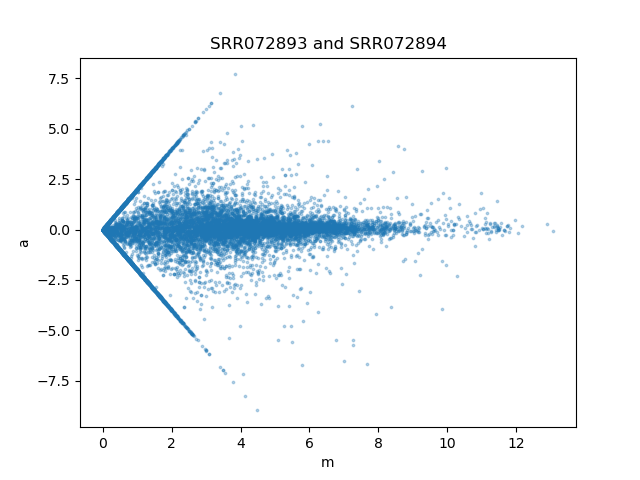

This figure's Python source:
#!/usr/bin/env python3

"""
Usage: ./ma-plot.py <ctab1> <ctab2>
./03-timecourse.py FBtr0331261 ~/qbb2019/data/samples.csv all.csv
Create a time course of a given transcript for feamles and males

../results/stringtie/SRR72...
../results/stringtie SRR072916 SRR072915 SRR072914 
"""
#you just have to import two ctab files

import sys
import pandas as pd
import matplotlib.pyplot as plt
import numpy as np
import os


name1 = sys.argv[1].split(os.sep)[-2]
ctab1 = pd.read_csv(sys.argv[1], sep="\t", index_col="t_name")

name2 = sys.argv[2].split(os.sep)[-2]
ctab2 = pd.read_csv(sys.argv[2], sep="\t", index_col="t_name")

#fpkm = {"sample1" : [1, 2, 3]
#        "sample2" : [4, 5, 6]}

fpkm = {name1 : ctab1.loc[:,"FPKM"],
        name2 : ctab2.loc[:,"FPKM"]}

df = pd.DataFrame(fpkm)
df += 1

#print(df)
#print(type(df))

r =df.loc[:,name2]
g =df.loc[:,name1]
m = np.log2(r/g)
a = .5 * np.log2(r*g)

fig, ax = plt.subplots()
ax.scatter( x=a, y=m, s = 3, alpha = .3)
ax.set_title("SRR072893 and SRR072894")
ax.set_xlabel("m")
ax.set_ylabel("a")
fig.savefig("ma-plot.png")
plt.close(fig)

